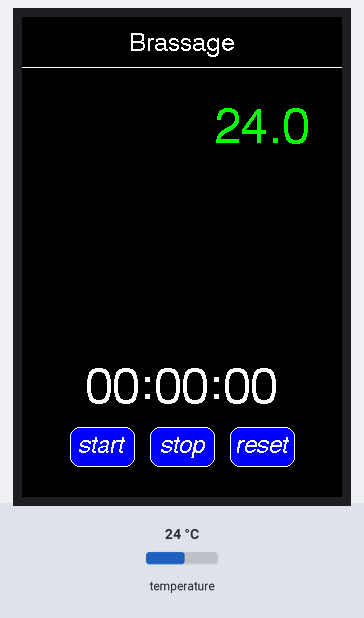
Bench run of a sketch on a simulated ESP32. Shown: 320×480 colour display. The test bench sets the inputs (shaded band); at power-on: temperature 24 °C. Storage starts empty; what the sketch prints to the serial monitor is not drawn.

Above: at 2.2 s.
2.3 s: temperature set to 12 °C
At 3.8 s:
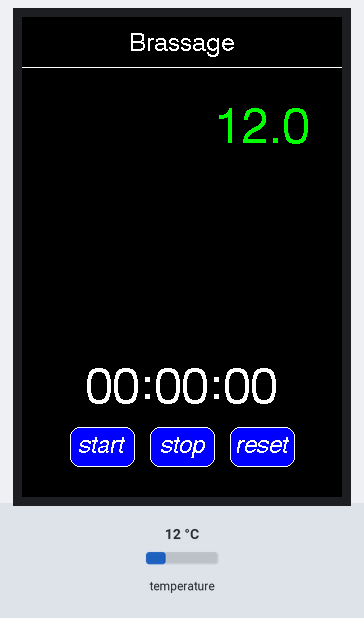
4.5 s: temperature set to 19 °C
At 6.2 s:
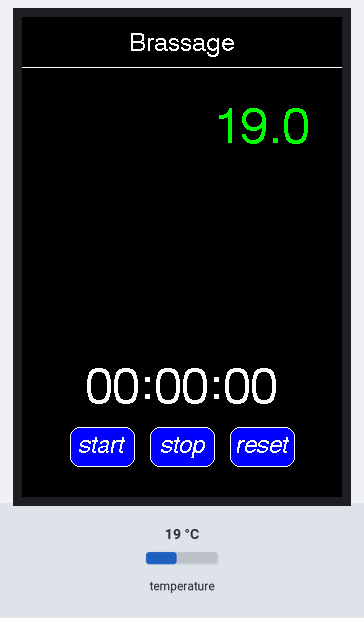
6.5 s: temperature set to 28 °C
At 7.9 s:
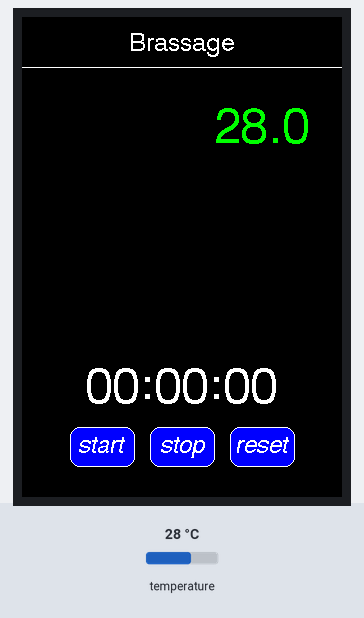
Timing chart, 0 to 9.5 s (numbered marks = the images above; inputs shaded):
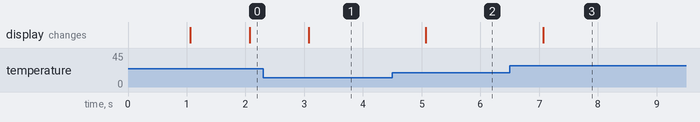

The sketch:

temperature-console.ino
```cpp
#include "temperature.h"
#include <Wire.h>
#include "FS.h"

#include <SPI.h>
#include <TFT_eSPI.h>      // Hardware-specific library
#define offset 80

#define LABEL1_FONT &FreeSansOblique12pt7b // Key label font 1

// #define DEBUG

#define CALIBRATION_FILE "/TouchCalData"
#define REPEAT_CAL false

TFT_eSPI tft = TFT_eSPI(); // Invoke custom library

TFT_eSPI_Button chronoStart;
TFT_eSPI_Button chronoStop;
TFT_eSPI_Button chronoReset;

bool chronoRunning;
int chronoValue;

hw_timer_t *heartBeat = NULL;
bool latch;


void IRAM_ATTR onTimer(){
  if (chronoRunning) chronoValue++;

  latch = true;
}

void setup() {
  latch = false;
  chronoValue = 0;
  chronoRunning = false;

  char startLabel[] = "start";
  char stopLabel[] = "stop";
  char resetLabel[] = "reset";

  Wire.begin();

#ifdef DEBUG
  Serial.begin(9600);
#endif

  tft.init();

  tft.setRotation(0);

  //touch_set_calibration();
  touch_calibrate();

  // Clear the screen
  tft.fillScreen(TFT_BLACK);

  tft.setTextFont(5);

  tft.setTextColor(TFT_WHITE, TFT_BLACK);
  tft.drawCentreString("Brassage", 160, 15, 4);
  tft.drawLine(0, 50, 320, 50, TFT_WHITE);

  tft.setFreeFont(LABEL1_FONT);

  chronoStart.initButton(&tft, 80,  430, 65, 40, TFT_WHITE, TFT_BLUE, TFT_WHITE, startLabel, 1);
  chronoStop.initButton( &tft, 160, 430, 65, 40, TFT_WHITE, TFT_BLUE, TFT_WHITE, stopLabel,  1);
  chronoReset.initButton(&tft, 240, 430, 65, 40, TFT_WHITE, TFT_BLUE, TFT_WHITE, resetLabel, 1);
  chronoStart.drawButton();
  chronoStop.drawButton();
  chronoReset.drawButton();

  Temperature::searchSensors();

  heartBeat = timerBegin(0, 80, true);
  timerAttachInterrupt(heartBeat, &onTimer, true);
  timerAlarmWrite(heartBeat, 1000000, true);
  timerAlarmEnable(heartBeat); //Just Enable
}

void loop() {
  processButton();

  displayChrono();

  displayTemperature();
}

void chooseColor(float celcius) {
  tft.setTextColor(TFT_BLACK, TFT_RED);
  if (celcius<75) {
    tft.setTextColor(TFT_RED, TFT_BLACK);
  }

  if (celcius<70) {
    tft.setTextColor(TFT_PURPLE, TFT_BLACK);
  }

  if (celcius<65) {
    tft.setTextColor(TFT_BLUE, TFT_BLACK);
  }

  if (celcius<62) {
    tft.setTextColor(TFT_PINK, TFT_BLACK);
  }

  if (celcius<50) {
    tft.setTextColor(TFT_CYAN, TFT_BLACK);
  }

  if (celcius<43) {
    tft.setTextColor(TFT_GREEN, TFT_BLACK);
  }
}

void touch_set_calibration() {
  uint16_t calData[5];

  calData[0] = 400;
  calData[1] = 3200;
  calData[2] = 300;
  calData[3] = 3200;
  calData[4] = 0;

  tft.setTouch(calData);
}

void processButton() {
  tft.setFreeFont(LABEL1_FONT);

  uint16_t t_x = 0, t_y = 0; // To store the touch coordinates

  // Pressed will be set true is there is a valid touch on the screen
  bool pressed = tft.getTouch(&t_x, &t_y);

  if (pressed && chronoStart.contains(t_x, t_y)) {
    chronoRunning = true;
    chronoStart.press(true);
    #ifdef DEBUG
        Serial.println("start");
    #endif
  } else {
    chronoStart.press(false);
  }

  if (pressed && chronoStop.contains(t_x, t_y)) {
    chronoRunning = false;
    chronoStop.press(true);
    #ifdef DEBUG
        Serial.println("stop");
    #endif
  } else {
    chronoStop.press(false);
  }

  if (pressed && chronoReset.contains(t_x, t_y)) {
    chronoValue = 0;
    chronoRunning = false;
    chronoReset.press(true);
    #ifdef DEBUG
        Serial.println("reset");
    #endif
  } else {
    chronoReset.press(false);
  }

  if (chronoStart.justReleased()) chronoStart.drawButton();
  if (chronoStop.justReleased()) chronoStop.drawButton();
  if (chronoReset.justReleased()) chronoReset.drawButton();

  if (chronoStart.justPressed()) chronoStart.drawButton(true);
  if (chronoStop.justPressed()) chronoStop.drawButton(true);
  if (chronoReset.justPressed()) chronoReset.drawButton(true);

   //delay(10); // UI debouncing
}

void displayTemperature() {
  if (!latch) {
    return;
  }

  latch = false;

  if (Temperature::count) {
    tft.setTextColor(TFT_GREEN, TFT_BLACK);
    tft.setTextFont(5);

    for (int i = 0; i<Temperature::count; i++) {
      float celcius = Temperature::sensor[i]->value();

      chooseColor(celcius);

      String out = String(celcius, 1);
      if (i%2) {
        tft.drawCentreString(out, 80, offset + 10+60*(i/2), 6);
      } else {
        tft.drawCentreString(out, 240, offset + 10+60*(i/2), 6);
      }

      #ifdef DEBUG
        Serial.println(out);
      #endif
    }

  } else {
    tft.setTextColor(TFT_RED, TFT_BLACK);
    tft.drawCentreString("no sensor", 160, offset + 10, 4);
    tft.drawCentreString("found", 160, offset + 40, 4);
    #ifdef DEBUG
      Serial.println("no sensor found");
    #endif
  }
}

void touch_calibrate()
{
  uint16_t calData[5];
  uint8_t calDataOK = 0;

  // check file system exists
  if (!SPIFFS.begin()) {
    Serial.println("Formating file system");
    SPIFFS.format();
    SPIFFS.begin();
  }

  // check if calibration file exists and size is correct
  if (SPIFFS.exists(CALIBRATION_FILE)) {
    if (REPEAT_CAL)
    {
      // Delete if we want to re-calibrate
      SPIFFS.remove(CALIBRATION_FILE);
    }
    else
    {
      File f = SPIFFS.open(CALIBRATION_FILE, "r");
      if (f) {
        if (f.readBytes((char *)calData, 14) == 14)
          calDataOK = 1;
        f.close();
      }
    }
  }

  if (calDataOK && !REPEAT_CAL) {
    // calibration data valid
    tft.setTouch(calData);
  } else {
    // data not valid so recalibrate
    tft.fillScreen(TFT_BLACK);
    tft.setCursor(20, 0);
    tft.setTextFont(2);
    tft.setTextSize(1);
    tft.setTextColor(TFT_WHITE, TFT_BLACK);

    tft.println("Touch corners as indicated");

    tft.setTextFont(1);
    tft.println();

    if (REPEAT_CAL) {
      tft.setTextColor(TFT_RED, TFT_BLACK);
      tft.println("Set REPEAT_CAL to false to stop this running again!");
    }

    tft.calibrateTouch(calData, TFT_MAGENTA, TFT_BLACK, 15);

    tft.setTextColor(TFT_GREEN, TFT_BLACK);
    tft.println("Calibration complete!");

    // store data
    File f = SPIFFS.open(CALIBRATION_FILE, "w");
    if (f) {
      f.write((const unsigned char *)calData, 14);
      f.close();
    }
  }
}

void displayChrono() {
  int hour = chronoValue / 3600;
  int minutes = (chronoValue - 3600 * hour) / 60;
  int seconds = chronoValue % 60;

  char buffer[9];
  sprintf(buffer, "%02d:%02d:%02d", hour, minutes, seconds);

  tft.setTextColor(TFT_WHITE, TFT_BLACK);
  tft.drawCentreString(buffer, 160, 350, 6);
}
```

temperature.cpp
```cpp
#include <Arduino.h>
#include "temperature.h"

#include <OneWire.h>
#include <Wire.h>


OneWire  ds(TEMPERATURE_PIN);  // on pin D12 (a 4.7K resistor is necessary)


int Temperature::count = 0;
Temperature** Temperature::sensor = (Temperature**)malloc(0);

Temperature::Temperature(byte* address) {
  for (int  i=0; i<8; i++) {
    this->addr[i] = address[i];
  }

  // the first ROM byte indicates which chip
  switch (this->addr[0]) {
    case 0x10:
      this->typeS = 1;
      break;
    case 0x28:
      this->typeS = 0;
      break;
    case 0x22:
      this->typeS = 0;
      break;
    default:
      this->typeS = 255;
  }

  this->start();
}

void Temperature::start() {
  ds.reset();
  ds.select(this->addr);
  ds.write(0x44, 1);        // start conversion, with parasite power on at the end
}

float Temperature::value() {
  byte data[12];

  if (this->typeS == 255) {
    return 0;
  }

  ds.reset();
  ds.select(this->addr);
  ds.write(0xBE);         // Read Scratchpad

  for (byte i = 0; i < 9; i++) {           // we need 9 bytes
    data[i] = ds.read();
  }

  // Convert the data to actual temperature
  // because the result is a 16 bit signed integer, it should
  // be stored to an "int16_t" type, which is always 16 bits
  // even when compiled on a 32 bit processor.
  int16_t raw = (data[1] << 8) | data[0];
  if (this->typeS) {
    raw = raw << 3; // 9 bit resolution default
    if (data[7] == 0x10) {
      // "count remain" gives full 12 bit resolution
      raw = (raw & 0xFFF0) + 12 - data[6];
    }
  } else {
    byte cfg = (data[4] & 0x60);
    // at lower res, the low bits are undefined, so let's zero them
    if (cfg == 0x00) raw = raw & ~7;  // 9 bit resolution, 93.75 ms
    else if (cfg == 0x20) raw = raw & ~3; // 10 bit res, 187.5 ms
    else if (cfg == 0x40) raw = raw & ~1; // 11 bit res, 375 ms
    //// default is 12 bit resolution, 750 ms conversion time
  }

  this->start();

  return (float)raw / 16.0;
}

void Temperature::searchSensors() {
  byte addr[8] = {0, 0, 0, 0, 0, 0, 0, 0};

  ds.reset_search();

  while (true) {
    Serial.println("Searching sensor ...");
    if (!ds.search(addr)) {
      Serial.println("No more sensor");
      sort(Temperature::sensor, Temperature::count);
      delay(500);
      return;
    }

    Serial.println("  => Found something");
    switch (addr[0]) {
      case 0x10:
      case 0x28:
      case 0x22:
        Serial.println("     ---> This is a sensor !");
        Temperature::count++;
        Temperature::sensor = (Temperature**)realloc(Temperature::sensor, Temperature::count * sizeof(Temperature*));
        Temperature::sensor[Temperature::count-1] = new Temperature(addr);
        break;
      default:
        Serial.println("Device is not a DS18x20 family device:");
        Serial.println(addr[0]);
    }
  }
}

int Temperature::compareAddr(Temperature *t) {
  for(byte i=0; i<8; i++) {
    if (this->addr[i] > t->addr[i]) return 1;
    if (this->addr[i] < t->addr[i]) return -1;
  }

  return 0;
}

void Temperature::sort(Temperature** sensor, int count) {
  if (count < 2) {
    return ;
  }
  for (int cursor=0; cursor<count-1;) {
    int comparision = sensor[cursor]->compareAddr(sensor[cursor+1]);
    if (comparision == -1) {
      Temperature *tmp = sensor[cursor];
      sensor[cursor] = sensor[cursor+1];
      sensor[cursor+1] = tmp;
      if (cursor > 0) {
        cursor--;
      }
      continue;
    }

    cursor++;
  }
}
```

temperature.h
```cpp
#ifndef __TEMPERATURE__H__
#define __TEMPERATURE__H__


#define TEMPERATURE_PIN 33   // on pin D33 (a pullup 4.7K resistor is necessary)


class Temperature {
  public:
    Temperature(byte* address);
    float value();

    static int count;
    static Temperature** sensor;
    static void searchSensors();
    static void sort(Temperature** sensor, int count);

  private:
    void start();
    byte typeS;
    byte addr[8] = {0, 0, 0, 0, 0, 0, 0, 0};
    int compareAddr(Temperature *t);
};

#endif
```

Measured:
- after the input at 2.3 s, the display: changes after 0.77 s (image 1)
- after the input at 4.5 s, the display: changes after 0.57 s (image 2)
- after the input at 6.5 s, the display: changes after 0.57 s (image 3)
